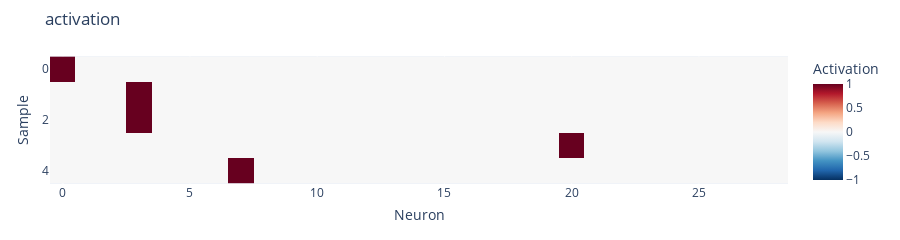
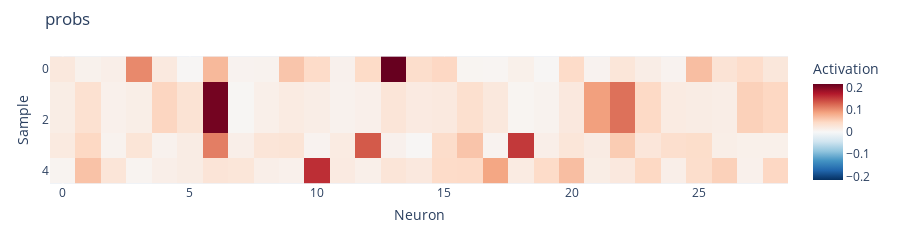

The notebook cell these images were saved under, in order:
### Code cell
tensor_utils.debug_tensor(W.grad)

show_activation_heatmap(x_enc.detach(), "activation")

show_activation_heatmap(probs.detach(), "probs")

show_activation_heatmap(W.grad, "W.grad")

show_activation_heatmap(W.detach(), "W")

### Figure 1 — Plotly figure (JSON) as saved in the notebook; plotly's stock layout.template omitted (floating-point values rounded to 4 significant figures; data arrays with more than 128 entries replaced by an {"elided": "..."} marker saying what was removed)
{"data": [{"coloraxis": "coloraxis", "hovertemplate": "Neuron: %{x}<br>Sample: %{y}<br>Activation: %{z}<extra></extra>", "name": "0", "type": "heatmap", "xaxis": "x", "yaxis": "y", "z": {"elided": "5x29 int values"}}], "layout": {"coloraxis": {"cmid": 0, "colorbar": {"title": {"text": "Activation"}}, "colorscale": [[0, "rgb(5,48,97)"], [0.1, "rgb(33,102,172)"], [0.2, "rgb(67,147,195)"], [0.3, "rgb(146,197,222)"], [0.4, "rgb(209,229,240)"], [0.5, "rgb(247,247,247)"], [0.6, "rgb(253,219,199)"], [0.7, "rgb(244,165,130)"], [0.8, "rgb(214,96,77)"], [0.9, "rgb(178,24,43)"], [1, "rgb(103,0,31)"]]}, "height": 200, "margin": {"b": 50, "l": 50, "r": 50, "t": 50}, "title": {"text": "activation"}, "xaxis": {"anchor": "y", "automargin": true, "constrain": "domain", "domain": [0, 1], "scaleanchor": "y", "title": {"standoff": 10, "text": "Neuron"}}, "yaxis": {"anchor": "x", "automargin": true, "autorange": "reversed", "constrain": "domain", "domain": [0, 1], "title": {"standoff": 10, "text": "Sample"}}}}

### Figure 2 — Plotly figure (JSON) as saved in the notebook; plotly's stock layout.template omitted (floating-point values rounded to 4 significant figures; data arrays with more than 128 entries replaced by an {"elided": "..."} marker saying what was removed)
{"data": [{"coloraxis": "coloraxis", "hovertemplate": "Neuron: %{x}<br>Sample: %{y}<br>Activation: %{z}<extra></extra>", "name": "0", "type": "heatmap", "xaxis": "x", "yaxis": "y", "z": {"elided": "5x29 float values"}}], "layout": {"coloraxis": {"cmid": 0, "colorbar": {"title": {"text": "Activation"}}, "colorscale": [[0, "rgb(5,48,97)"], [0.1, "rgb(33,102,172)"], [0.2, "rgb(67,147,195)"], [0.3, "rgb(146,197,222)"], [0.4, "rgb(209,229,240)"], [0.5, "rgb(247,247,247)"], [0.6, "rgb(253,219,199)"], [0.7, "rgb(244,165,130)"], [0.8, "rgb(214,96,77)"], [0.9, "rgb(178,24,43)"], [1, "rgb(103,0,31)"]]}, "height": 200, "margin": {"b": 50, "l": 50, "r": 50, "t": 50}, "title": {"text": "probs"}, "xaxis": {"anchor": "y", "automargin": true, "constrain": "domain", "domain": [0, 1], "scaleanchor": "y", "title": {"standoff": 10, "text": "Neuron"}}, "yaxis": {"anchor": "x", "automargin": true, "autorange": "reversed", "constrain": "domain", "domain": [0, 1], "title": {"standoff": 10, "text": "Sample"}}}}
